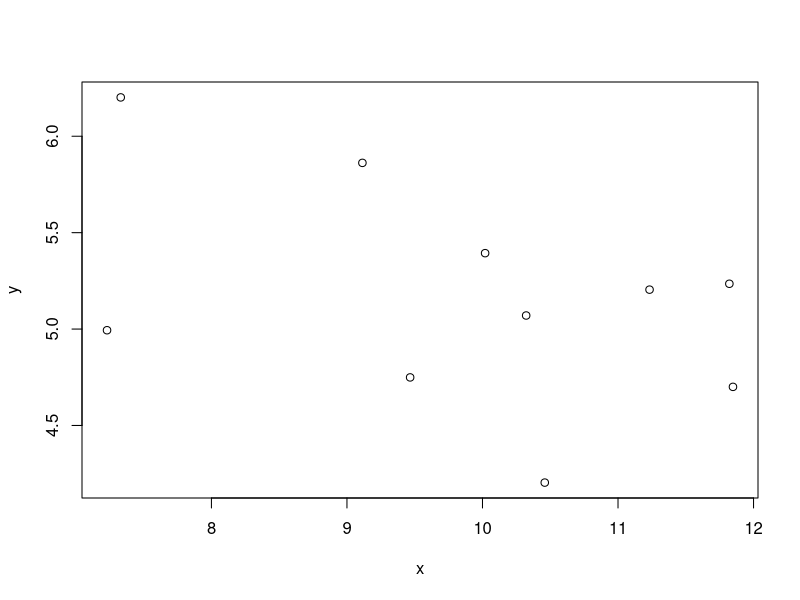

The R source for this figure:
## ---- chunk 1
# check this

1 + 3
## ---- chunk 2
#| echo: false
x <- rnorm(n = 10, mean = 10, sd = 2)
y <- rnorm(n = 10, mean = 5, sd = .5)
plot(x, y)
